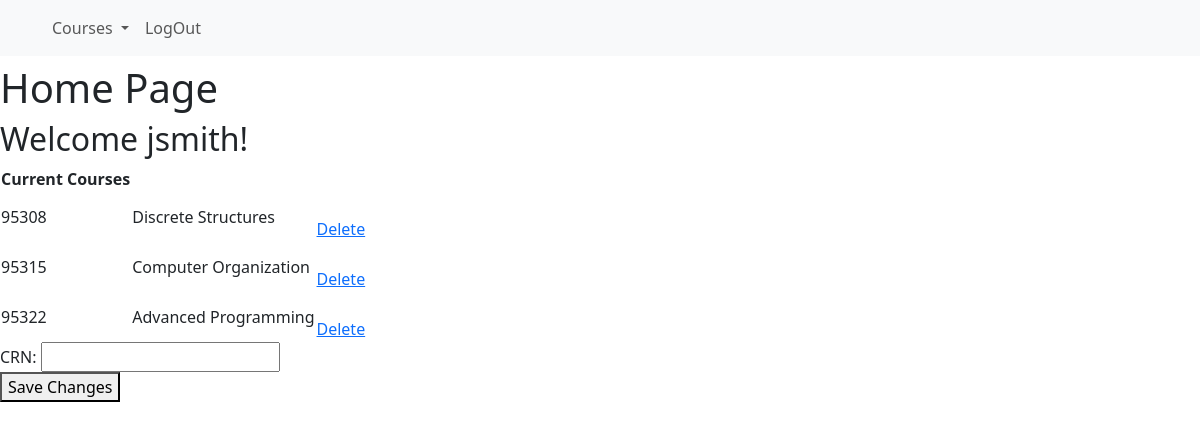
The app's page /student/jsmith with its own data.
### Flask.py (models this page shows, shortened)
class courses(db.Model):
    CRN=db.Column(db.String(200),primary_key=True,unique=True)
    classCode=db.Column(db.String(200),nullable=False)
    maxEnrollment=db.Column(db.Integer,nullable=False)
    enrollment=db.Column(db.Integer,nullable=False)
    courseTitle=db.Column(db.String(200),nullable=True)
    courseSection=db.Column(db.String(200),nullable=True)
    weekDays=db.Column(db.String(200),nullable=True)
    startTime=db.Column(db.String(200),nullable=True)
    endTime=db.Column(db.String(200),nullable=True)
    profid=db.Column(db.String(200),nullable=True)

### Flask.py (the view)
@app.route("/student/<netid>",methods=['POST','GET'])
def student(netid):
   if(request.method=='POST'):
       newCode=request.form["CRN"]
       print(newCode)
       newCourse=enrollment(CRN=newCode,netid=netid)
       db.session.add(newCourse)
       db.session.commit()
       results = db.session.query(courses.CRN,courses.courseTitle).join(enrollment, enrollment.CRN == courses.CRN, isouter=False).filter_by(netid=netid).all()
       return render_template("student.html",netid=netid,results=results)
   else:
    results = db.session.query(courses.CRN,courses.courseTitle).join(enrollment, enrollment.CRN == courses.CRN, isouter=False).filter_by(netid=netid).all()
    return render_template("student.html",netid=netid,results=results)

### templates/student.html (shortened to what this page needs)
{% extends "basisStudent.html"%}
{%block name%}Home Page{%endblock%}
{%block content%}<h2>Welcome {{netid}}!</h2>
<table>
    <tr>
        <th>Current Courses</th>
    </tr>
    {% for i in results %}
        <tr>
            <td>{{ i.CRN }}</td>
            <td>{{ i.courseTitle }}</td>
            <td>
                <br>
                <a href="{{ url_for('studentCourseREMOVE',CRN=i.CRN,netid=netid) }}">Delete</a>
            </td>
        </tr>
        {% endfor %}
</table>
<form action="{{ url_for('student', netid=netid) }}" method="post">
    <label for="CRN">CRN:</label>
    <input type="text" name="CRN" required><br>
    <button type="submit">Save Changes</button>
</form>
{%endblock%}

### records on screen
courses: CRN "95308", courseTitle "Discrete Structures"
courses: CRN "95315", courseTitle "Computer Organization"
courses: CRN "95322", courseTitle "Advanced Programming"

### other values on screen
{{ netid }} "jsmith"
